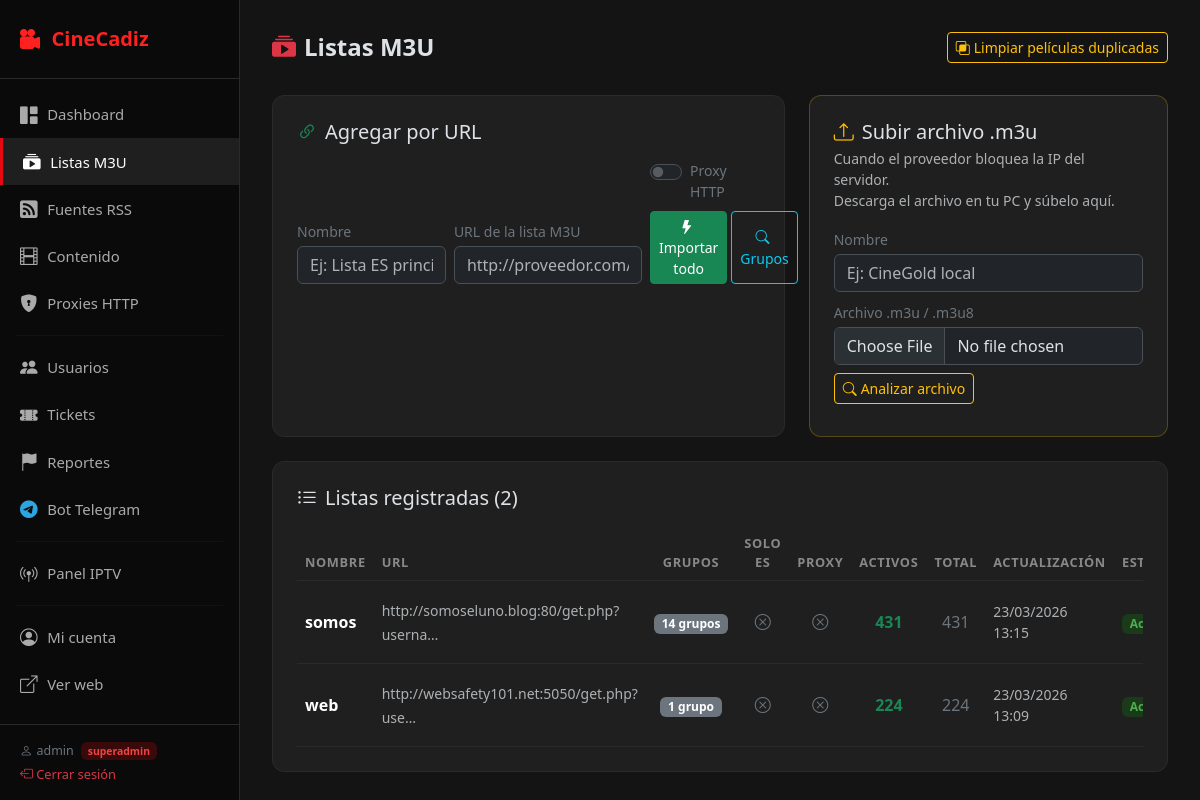
The page /admin/listas (signed in) on the database its author committed.
### models.py (models this page shows, shortened)
class User(db.Model):
    __tablename__ = 'users'
    id             = db.Column(db.Integer, primary_key=True)
    username       = db.Column(db.String(50), unique=True, nullable=False)
    password_hash  = db.Column(db.String(255), nullable=False)
    role           = db.Column(db.String(20), nullable=False, default='user')
    invite_limit      = db.Column(db.Integer, nullable=False, default=10)
    invites_used      = db.Column(db.Integer, nullable=False, default=0)
    iptv_user_limit   = db.Column(db.Integer, nullable=False, default=10)
    activo         = db.Column(db.Boolean, nullable=False, default=True)
    fecha_creacion = db.Column(db.DateTime, default=datetime.utcnow)
    last_seen      = db.Column(db.DateTime, nullable=True)
    invited_by_id  = db.Column(db.Integer, db.ForeignKey('users.id'), nullable=True)
    invited_by = db.relationship(
        'User', remote_side=[id], foreign_keys=[invited_by_id],
    )
    listas = db.relationship(
        'Lista', foreign_keys='Lista.owner_id',
        backref='owner', lazy='dynamic',
    )
    fuentes_rss = db.relationship(
        'FuenteRSS', foreign_keys='FuenteRSS.owner_id',
        backref='owner', lazy='dynamic',
    )
    invite_tokens = db.relationship(
        'InviteToken', foreign_keys='InviteToken.created_by_id',
        backref='creator', lazy='dynamic',
    )
    sessions = db.relationship(
        'UserSession', backref='user', lazy='dynamic',
        cascade='all, delete-orphan',
    )
    tickets = db.relationship(
        'Ticket', foreign_keys='Ticket.user_id',
        backref='user', lazy='dynamic',
    )
    @property
    def is_superadmin(self) -> bool:
        return self.role == 'superadmin'
    @property
    def is_premium(self) -> bool:
        return self.role in ('superadmin', 'premium')

class Lista(db.Model):
    __tablename__ = 'listas'
    id                   = db.Column(db.Integer, primary_key=True)
    nombre               = db.Column(db.String(200), nullable=False)
    url                  = db.Column(db.Text, nullable=False)
    filtrar_español      = db.Column(db.Boolean, default=False)
    incluir_live         = db.Column(db.Boolean, default=False)
    usar_proxy           = db.Column(db.Boolean, default=False)
    grupos_seleccionados = db.Column(db.Text, nullable=True)   # JSON list
    grupos_tipos         = db.Column(db.Text, nullable=True)   # JSON dict
    activa               = db.Column(db.Boolean, default=True)
    fecha_creacion       = db.Column(db.DateTime, default=datetime.utcnow)
    ultima_actualizacion = db.Column(db.DateTime)
    total_items          = db.Column(db.Integer, default=0)
    items_activos        = db.Column(db.Integer, default=0)
    error                = db.Column(db.Text)
    owner_id    = db.Column(db.Integer, db.ForeignKey('users.id'), nullable=True)
    visibilidad = db.Column(db.String(20), nullable=False, default='global')  # 'global' | 'private'
    contenidos = db.relationship(
        'Contenido', backref='lista',
        foreign_keys='Contenido.lista_id',
        lazy=True, cascade='all, delete-orphan',
    )

### routes_admin.py (the view)
@admin_bp.get('/listas')
@login_required
def listas():
    panel_user = _get_panel_user()
    if panel_user.is_superadmin:
        all_listas = Lista.query.order_by(Lista.fecha_creacion.desc()).all()
    else:
        all_listas = panel_user.listas.order_by(Lista.fecha_creacion.desc()).all()
    return render_template('admin/lists.html', listas=all_listas, panel_user=panel_user)

### templates/admin/lists.html (shortened to what this page needs)
{% extends "admin/base.html" %}
{% block content %}
<div class="topbar d-flex align-items-center justify-content-between flex-wrap gap-2">
    <h1><i class="bi bi-collection-play-fill me-2 text-danger"></i>Listas M3U</h1>
    <button id="btn-dedup" class="btn btn-sm btn-outline-warning">
        <i class="bi bi-intersect me-1"></i>Limpiar películas duplicadas
    </button>
</div>
<div class="row g-4 mb-4">
    <div class="col-lg-7">
        <div class="form-card h-100">
            <h5 class="mb-3"><i class="bi bi-link-45deg me-2 text-success"></i>Agregar por URL</h5>
            <div class="row g-2 align-items-end mb-3">
                <div class="col-md-4">
                    <label class="form-label text-secondary small mb-1">Nombre</label>
                    <input type="text" id="url-nombre" class="form-control"
                           placeholder="Ej: Lista ES principal">
                </div>
                <div class="col-md-5">
                    <label class="form-label text-secondary small mb-1">URL de la lista M3U</label>
                    <input type="url" id="url-url" class="form-control"
                           placeholder="http://proveedor.com/lista.m3u">
                </div>
                <div class="col-md-3">
                    <div class="form-check form-switch mb-2">
                        <input class="form-check-input" type="checkbox" id="url-proxy">
                        <label class="form-check-label text-secondary small" for="url-proxy">Proxy HTTP</label>
                    </div>
                    <div class="d-flex gap-1">
                        <button type="button" id="btn-import-all-url" class="btn btn-success btn-sm flex-fill"
                                title="Importar toda la lista sin seleccionar grupos">
                            <i class="bi bi-lightning-fill me-1"></i>Importar todo
                        </button>
                        <button type="button" id="btn-preview-url" class="btn btn-outline-info btn-sm flex-fill">
                            <i class="bi bi-search me-1"></i>Grupos
                        </button>
                    </div>
                </div>
            </div>
        </div>
    </div>
    <div class="col-lg-5">
        <div class="form-card h-100 border border-warning border-opacity-25">
            <h5 class="mb-1">
                <i class="bi bi-upload me-2 text-warning"></i>Subir archivo .m3u
            </h5>
            <p class="text-muted small mb-3">
                Cuando el proveedor bloquea la IP del servidor.<br>
                Descarga el archivo en tu PC y súbelo aquí.
            </p>
            <div class="mb-2">
                <label class="form-label text-secondary small mb-1">Nombre</label>
                <input type="text" id="file-nombre" class="form-control"
                       placeholder="Ej: CineGold local">
            </div>
            <div class="mb-2">
                <label class="form-label text-secondary small mb-1">Archivo .m3u / .m3u8</label>
                <input type="file" id="file-archivo" class="form-control"
                       accept=".m3u,.m3u8,.txt">
            </div>
            <button type="button" id="btn-preview-file" class="btn btn-outline-warning btn-sm mb-2">
                <i class="bi bi-search me-1"></i>Analizar archivo
            </button>
        </div>
    </div>
</div>
{% if listas %}
<div class="form-card">
    <h5 class="mb-3"><i class="bi bi-list-ul me-2"></i>Listas registradas ({{ listas|length }})</h5>
    <div class="table-responsive">
        <table class="table table-dark table-hover align-middle mb-0">
            <thead>
                <tr>
                    <th>Nombre</th>
                    <th>URL</th>
                    <th class="text-center">Grupos</th>
                    <th class="text-center">Solo ES</th>
                    <th class="text-center">Proxy</th>
                    <th class="text-center">Activos</th>
                    <th class="text-center">Total</th>
                    <th>Actualización</th>
                    <th>Estado</th>
                </tr>
            </thead>
            <tbody>
            {% for lista in listas %}
            <tr id="lista-row-{{ lista.id }}">
                <td><strong>{{ lista.nombre }}</strong></td>
                <td>
                    <span class="text-muted small" title="{{ lista.url }}">
                        {{ lista.url[:40] }}{% if lista.url|length > 40 %}…{% endif %}
                    </span>
                </td>
                <td class="text-center">
                    {% if lista.grupos_seleccionados %}
                        {% set gcount = lista.grupos_seleccionados | fromjson | length %}
                        <span class="badge bg-secondary" title="{{ lista.grupos_seleccionados }}">
                            {{ gcount }} grupo{{ 's' if gcount != 1 else '' }}
                        </span>
                    {% else %}
                        <span class="text-muted small">todos</span>
                    {% endif %}
                </td>
                <td class="text-center">
                    {% if lista.filtrar_español %}
                        <i class="bi bi-check-circle text-success"></i>
                    {% else %}
                        <i class="bi bi-x-circle text-secondary"></i>
                    {% endif %}
                </td>
                <td class="text-center">
                    {% if lista.usar_proxy %}
                        <i class="bi bi-shield-lock-fill text-warning" title="Usa proxy HTTP"></i>
                    {% else %}
                        <i class="bi bi-x-circle text-secondary"></i>
                    {% endif %}
                </td>
                <td class="text-center fw-bold text-success">{{ lista.items_activos or 0 }}</td>
                <td class="text-center text-secondary">{{ lista.total_items or 0 }}</td>
                <td class="small text-muted">
                    {% if lista.ultima_actualizacion %}
                        {{ lista.ultima_actualizacion.strftime('%d/%m/%Y %H:%M') }}
                    {% else %}
                        <span class="text-warning">
                            <i class="bi bi-hourglass-split me-1"></i>Importando...
                        </span>
                    {% endif %}
                </td>
                <td>
                    {% if lista.error %}
                        <span class="badge badge-status-err" title="{{ lista.error }}">
                            <i class="bi bi-exclamation-triangle"></i> Error
                        </span>
                    {% elif not lista.ultima_actualizacion %}
                        <span class="badge badge-status-warn">Pendiente</span>
                    {% elif lista.activa %}
                        <span class="badge badge-status-ok">Activa</span>
                    {% else %}
                        <span class="badge badge-status-err">Inactiva</span>
                    {% endif %}
                </td>
            </tr>
            {% endfor %}
            </tbody>
        </table>
    </div>
</div>
{% else %}
<div class="form-card text-center py-5 text-muted">
    <i class="bi bi-inbox display-3 d-block mb-3"></i>
    <p class="mb-0">No hay listas M3U todavía. Agrega la primera arriba.</p>
</div>
{% endif %}
{% endblock %}

### templates/admin/base.html (shortened to what this page needs)
<!DOCTYPE html>
<html lang="es" data-bs-theme="dark">
<head>
    <link href="https://cdn.jsdelivr.net/npm/bootstrap@5.3.3/dist/css/bootstrap.min.css" rel="stylesheet">
    <link href="https://cdn.jsdelivr.net/npm/bootstrap-icons@1.11.3/font/bootstrap-icons.css" rel="stylesheet">
</head>
<body>
<aside class="sidebar">
    <a href="{{ url_for('admin.dashboard') }}" class="sidebar-logo">
        <i class="bi bi-camera-reels-fill"></i> CineCadiz
    </a>
    <nav>
        <a href="{{ url_for('admin.dashboard') }}"
           class="{% if request.endpoint == 'admin.dashboard' %}active{% endif %}">
            <i class="bi bi-grid-1x2-fill"></i> Dashboard
        </a>
        <a href="{{ url_for('admin.listas') }}"
           class="{% if 'listas' in request.endpoint %}active{% endif %}">
            <i class="bi bi-collection-play-fill"></i>
            {% if current_user and not current_user.is_superadmin %}Mis Listas{% else %}Listas M3U{% endif %}
        </a>
        <a href="{{ url_for('admin.rss') }}"
           class="{% if 'rss' in request.endpoint %}active{% endif %}">
            <i class="bi bi-rss-fill"></i>
            {% if current_user and not current_user.is_superadmin %}Mis Fuentes RSS{% else %}Fuentes RSS{% endif %}
        </a>
        {% if current_user and current_user.is_superadmin %}
        <a href="{{ url_for('admin.contenido') }}"
           class="{% if 'contenido' in request.endpoint %}active{% endif %}">
            <i class="bi bi-film"></i> Contenido
        </a>
        <a href="{{ url_for('admin.proxies') }}"
           class="{% if 'proxies' in request.endpoint %}active{% endif %}">
            <i class="bi bi-shield-lock-fill"></i> Proxies HTTP
        </a>
        <hr style="border-color:#2a2a2a;margin:.5rem 1rem;">
        <a href="{{ url_for('admin.users') }}"
           class="{% if 'users' in request.endpoint %}active{% endif %}">
            <i class="bi bi-people-fill"></i> Usuarios
        </a>
        <a href="{{ url_for('admin.tickets') }}"
           class="{% if 'tickets' in request.endpoint %}active{% endif %}">
            <i class="bi bi-ticket-perforated-fill"></i> Tickets
        </a>
        <a href="{{ url_for('admin.reportes') }}"
           class="{% if 'reportes' in request.endpoint %}active{% endif %}">
            <i class="bi bi-flag-fill"></i> Reportes
        </a>
        <a href="{{ url_for('admin.telegram') }}"
           class="{% if 'telegram' in request.endpoint %}active{% endif %}">
            <i class="bi bi-telegram" style="color:#2ca5e0;"></i> Bot Telegram
        </a>
        <hr style="border-color:#2a2a2a;margin:.5rem 1rem;">
        {% endif %}
        <a href="{{ url_for('admin.iptv_panel') }}"
           class="{% if 'iptv' in request.endpoint %}active{% endif %}">
            <i class="bi bi-broadcast-pin"></i>
            {% if current_user and current_user.is_superadmin %}Panel IPTV{% else %}Mis Usuarios IPTV{% endif %}
        </a>
        <hr style="border-color:#2a2a2a;margin:.5rem 1rem;">
        <a href="{{ url_for('auth.mi_cuenta') }}">
            <i class="bi bi-person-circle"></i> Mi cuenta
        </a>
        <a href="{{ url_for('index') }}" target="_blank">
            <i class="bi bi-box-arrow-up-right"></i> Ver web
        </a>
    </nav>
    <div class="sidebar-footer">
        <div class="mb-1">
            {% if current_user %}
            <span class="text-secondary" style="font-size:.78rem;">
                <i class="bi bi-person me-1"></i>{{ current_user.username }}
                <span class="badge ms-1"
                      style="font-size:.65rem;
                             {% if current_user.is_superadmin %}background:#3a0a0a;color:#ef4444;
                             {% else %}background:#3a2800;color:#f59e0b;{% endif %}">
                    {{ current_user.role }}
                </span>
            </span>
            {% endif %}
        </div>
        <a href="{{ url_for('admin.logout') }}" class="text-danger text-decoration-none">
            <i class="bi bi-box-arrow-left"></i> Cerrar sesión
        </a>
    </div>
</aside>
<main class="main-wrapper">
    {% block content %}{% endblock %}
</main>
</body>
</html>

### rows shown on the page
User: username "admin", role "superadmin"
Lista: nombre "somos", url "http://somoseluno.blog:80/get.php?userna", gcount "14", value "s", filtrar_español False (drawn), usar_proxy False (drawn), items_activos "431", total_items "431", ultima_actualizacion "23/03/2026 13:15", activa "Activa"
Lista: nombre "web", url "http://websafety101.net:5050/get.php?use", gcount "1", filtrar_español False (drawn), usar_proxy False (drawn), items_activos "224", total_items "224", ultima_actualizacion "23/03/2026 13:09", activa "Activa"

### other values the page prints
{{ listas|length }} "2"
